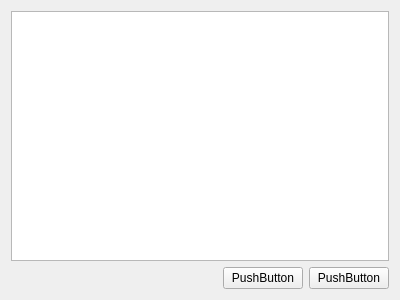
<?xml version="1.0" encoding="UTF-8"?>
<ui version="4.0">
 <class>point_list_widget</class>
 <widget class="QWidget" name="point_list_widget">
  <property name="geometry">
   <rect>
    <x>0</x>
    <y>0</y>
    <width>400</width>
    <height>300</height>
   </rect>
  </property>
  <property name="windowTitle">
   <string>Form</string>
  </property>
  <layout class="QGridLayout" name="gridLayout">
   <item row="3" column="0">
    <layout class="QHBoxLayout" name="button_layout">
     <item>
      <spacer name="horizontalSpacer">
       <property name="orientation">
        <enum>Qt::Horizontal</enum>
       </property>
       <property name="sizeHint" stdset="0">
        <size>
         <width>40</width>
         <height>20</height>
        </size>
       </property>
      </spacer>
     </item>
     <item>
      <widget class="QPushButton" name="save_button">
       <property name="text">
        <string>PushButton</string>
       </property>
      </widget>
     </item>
     <item>
      <widget class="QPushButton" name="load_button">
       <property name="text">
        <string>PushButton</string>
       </property>
      </widget>
     </item>
    </layout>
   </item>
   <item row="1" column="0">
    <widget class="QTableView" name="point_list_view"/>
   </item>
  </layout>
 </widget>
 <resources/>
 <connections/>
</ui>
